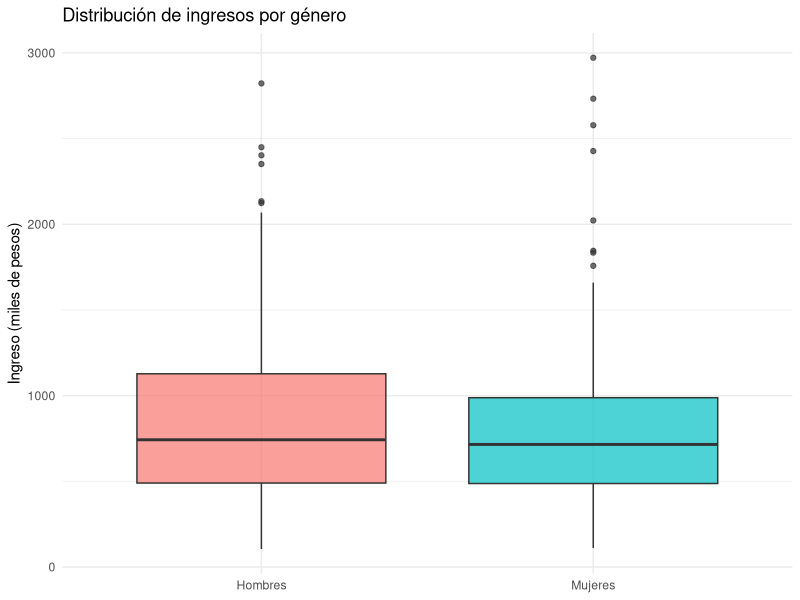
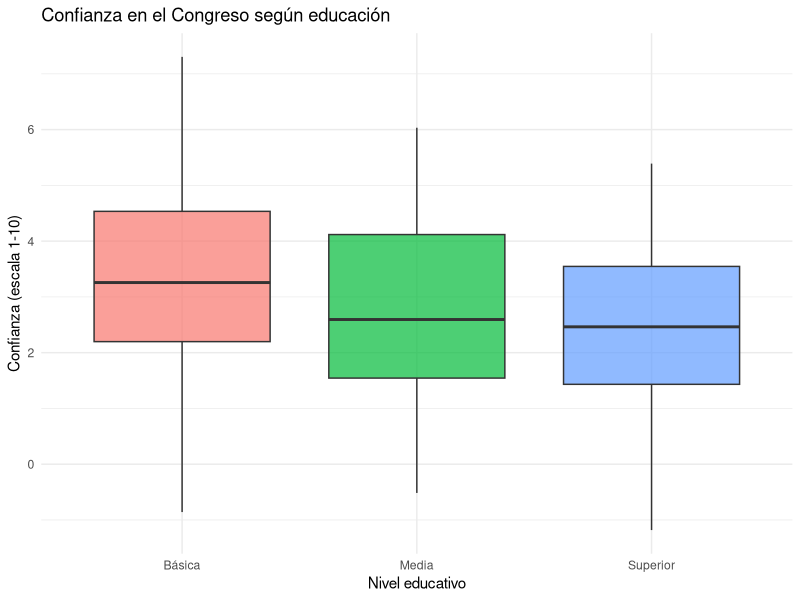

These charts were generated, in order, by the following R code:
## ---- chunk 1
library(tidyverse)
library(knitr)

theme_set(theme_minimal(base_size = 11))
## ---- chunk 2
# Datos simulados: ingresos por género (en miles de pesos)
set.seed(2024)
ingresos_hombres <- rlnorm(150, meanlog = log(750), sdlog = 0.6)
ingresos_mujeres <- rlnorm(150, meanlog = log(650), sdlog = 0.6)

# Prueba t para dos grupos
t.test(ingresos_hombres, ingresos_mujeres)
## ---- chunk 3
datos_ingresos <- data.frame(
  ingreso = c(ingresos_hombres, ingresos_mujeres),
  genero = rep(c("Hombres", "Mujeres"), each = 150)
)

ggplot(datos_ingresos, aes(x = genero, y = ingreso, fill = genero)) +
  geom_boxplot(alpha = 0.7, show.legend = FALSE) +
  labs(x = NULL, y = "Ingreso (miles de pesos)",
       title = "Distribución de ingresos por género") +
  theme_minimal()
## ---- chunk 4
# Medimos a las mismas 50 personas antes y después
set.seed(123)
antes <- rnorm(50, mean = 4.2, sd = 1.5)
despues <- antes + rnorm(50, mean = 0.8, sd = 1.0)

# Prueba t pareada (¡importante el paired = TRUE!)
t.test(despues, antes, paired = TRUE)
## ---- chunk 5
# Datos: confianza en el Congreso según educación
set.seed(456)
datos <- data.frame(
  educacion = rep(c("Básica", "Media", "Superior"), each = 80),
  confianza = c(
    rnorm(80, mean = 3.2, sd = 1.8),
    rnorm(80, mean = 2.8, sd = 1.6),
    rnorm(80, mean = 2.3, sd = 1.5)
  )
)

# ANOVA
modelo <- aov(confianza ~ educacion, data = datos)
summary(modelo)
## ---- chunk 6
datos$educacion <- factor(datos$educacion, levels = c("Básica", "Media", "Superior"))

ggplot(datos, aes(x = educacion, y = confianza, fill = educacion)) +
  geom_boxplot(alpha = 0.7, show.legend = FALSE) +
  labs(x = "Nivel educativo", y = "Confianza (escala 1-10)",
       title = "Confianza en el Congreso según educación") +
  theme_minimal()
## ---- chunk 7
TukeyHSD(modelo)
## ---- chunk 8
tabla <- data.frame(
  Situacion = c("Comparar 2 grupos diferentes",
                "Comparar antes/después (mismas personas)",
                "Comparar 3 o más grupos"),
  Prueba = c("t independiente", "t pareada", "ANOVA"),
  Codigo = c("t.test(A, B)", "t.test(despues, antes, paired=TRUE)", "aov(y ~ grupo, data)")
)
kable(tabla, col.names = c("Situación", "Prueba", "Código en R"))
